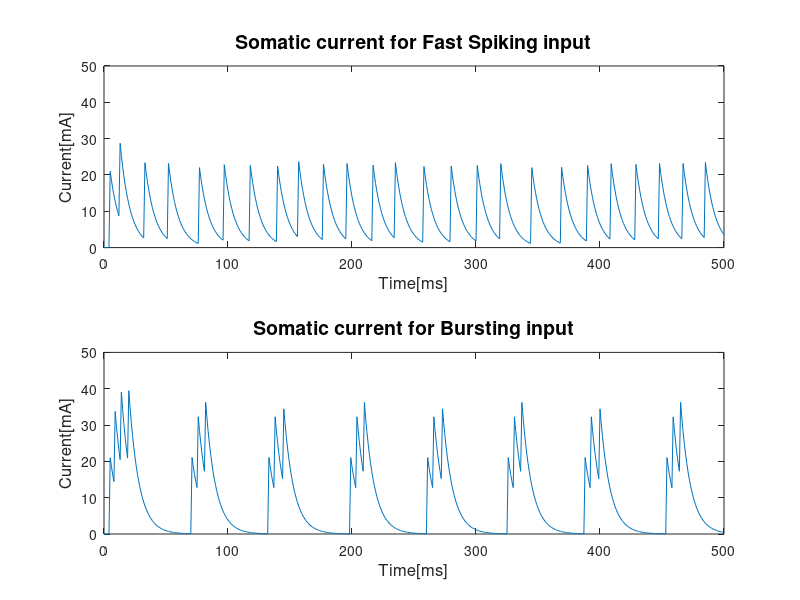
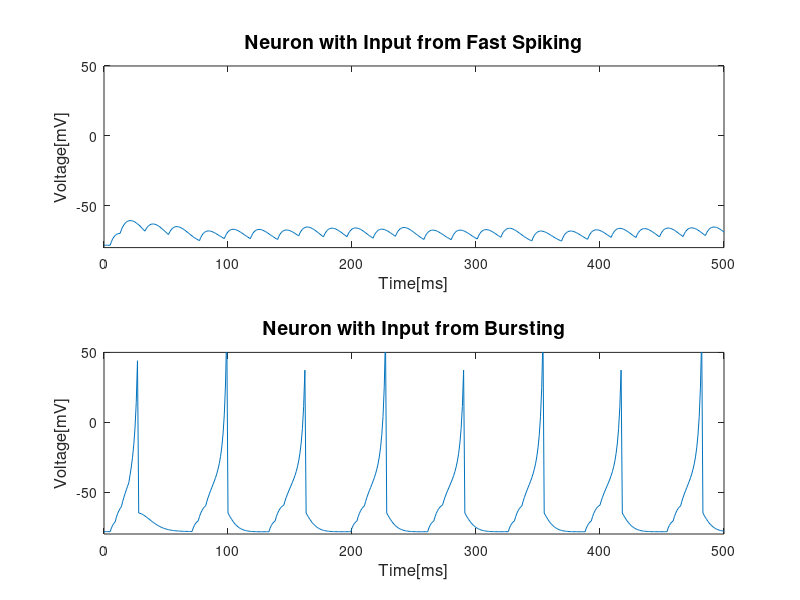
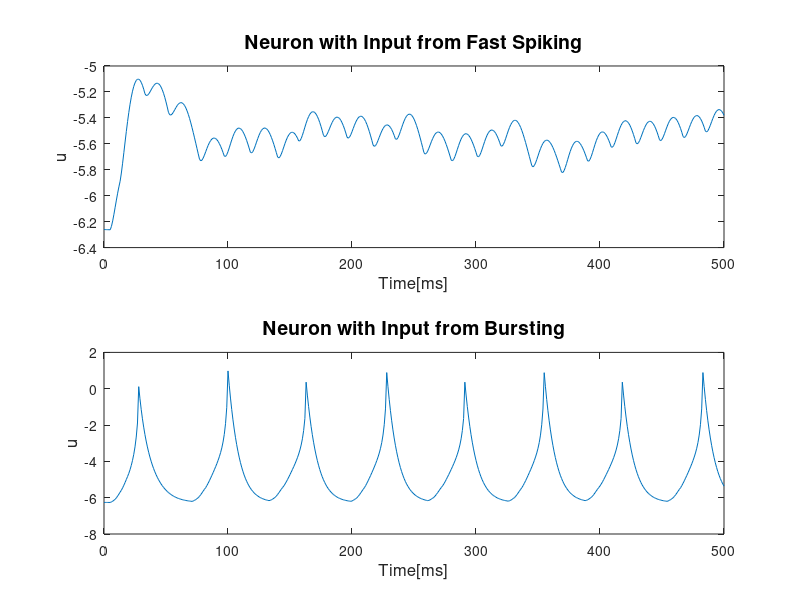

Source code (MATLAB) for these figures, in order:
%% Problem 1 - e)
clear; clc; clf;

dt=1;                                       % Time resolution [ms]
tau=1;                                      % Time constant
T=500;                                      % Time [ms]

%% Fast Spking Input Generation
V=-65*ones(length(-50:T/dt),1);             % Voltage [mV]
u=zeros(length(-50:T/dt),1);
I=zeros(length(-50:T/dt),1);                
I(51:end)=10*ones(length(I(51:end)),1);     % Current is 10mA starting from t=0ms
FS_Spk_time=zeros(length(0:T/dt),1);        % Array for Spike timing [ms]

FS=[0.04, 0.2, -65, 2];

tmp=FS; a=tmp(1); b=tmp(2); c=tmp(3); d=tmp(4);

u(1)=V(1)*b;

for it=1:T/dt+50;
    V(it+1)=(V(it)+(0.04*V(it)^2+5*V(it)+140-u(it)+I(it))*dt/tau).*(V(it)<=30)+c.*(V(it)>30);
    u(it+1)=u(it)+(a*(b*V(it+1)-u(it))*dt/tau).*(V(it)<=30)+d.*(V(it)>30);
    if it>=51                               % After first 50ms (for stabilizing the volatge
        FS_Spk_time(it-50)=(V(it)>30);      % Find spike timings
    end
end
FS_Spk_moment=find(FS_Spk_time==1);         % Moment where spike is generated [ms]

%% Bursting Input Generation
V=-65*ones(length(-50:T/dt),1);             % Voltage [mV]
u=zeros(length(-50:T/dt),1);
I=zeros(length(-50:T/dt),1);                
I(51:end)=10*ones(length(I(51:end)),1);     % Current is 10mA starting from t=0ms
Bur_Spk_time=zeros(length(0:T/dt),1);       % Array for Spike timing [ms]

Bur=[0.02, 0.2, -50, 2.5];

tmp=Bur; a=tmp(1); b=tmp(2); c=tmp(3); d=tmp(4);

u(1)=V(1)*b;

for it=1:T/dt+50;
    V(it+1)=(V(it)+(0.04*V(it)^2+5*V(it)+140-u(it)+I(it))*dt/tau).*(V(it)<=30)+c.*(V(it)>30);
    u(it+1)=u(it)+(a*(b*V(it+1)-u(it))*dt/tau).*(V(it)<=30)+d.*(V(it)>30);
    if it>=51                               % After first 50ms (for stabilizing the volatge
        Bur_Spk_time(it-50)=(V(it)>30);     % Find spike timings
    end
end
Bur_Spk_moment=find(Bur_Spk_time==1);       % Moment where spike is generated [ms]

%% Currrent Generation
tau=8; A=21;                                % Time constant and amplitude of the current
Dec_exp = @(delta_t) A.*exp(-delta_t/tau);  % Generate an exponential current
I_FS=zeros(length(0:T/dt),1);
I_Bur=zeros(length(0:T/dt),1);
for it=1:length(FS_Spk_moment)              % Make somatic current for fast spiking input
    moment=FS_Spk_moment(it);
    I_FS(moment:end)=I_FS(moment:end)+Dec_exp(0:(length(FS_Spk_time)-moment))';
end
for it=1:length(Bur_Spk_moment)             % Make somatic current for bursting input
    moment=Bur_Spk_moment(it);
    I_Bur(moment:end)=I_Bur(moment:end)+Dec_exp(0:(length(Bur_Spk_time)-moment))';
end
                                            % Plot Current
figure(1); subplot(2,1,1); plot(0:T/dt, I_FS);
xlabel('Time[ms]','FontSize',12); ylabel('Current[mA]','FontSize',12); ylim([0 50]);
title('Somatic current for Fast Spiking input','FontSize',14);
subplot(2,1,2); plot(0:T/dt, I_Bur);
xlabel('Time[ms]','FontSize',12); ylabel('Current[mA]','FontSize',12); ylim([0 50]);
title('Somatic current for Bursting input','FontSize',14);
%% Fast Spiking Response
V=-65*ones(length(-50:T/dt),1);             % Voltage [mV]
u=zeros(length(-50:T/dt),1);
I=zeros(length(-50:T/dt),1);                
I(51:end)=I_FS;                             % Current is 10mA starting from t=0ms

Neuron=[1, 0.08, -65, 2];

tmp=Neuron; a=tmp(1); b=tmp(2); c=tmp(3); d=tmp(4);

u(1)=V(1)*b;

for it=1:T/dt+50;
    V(it+1)=(V(it)+(0.04*V(it)^2+5*V(it)+140-u(it)+I(it))*dt/tau).*(V(it)<=30)+c.*(V(it)>30);
    u(it+1)=u(it)+(a*(b*V(it+1)-u(it))*dt/tau).*(V(it)<=30)+d.*(V(it)>30);
    if it>=51                               % After first 50ms (for stabilizing the volatge
        Bur_Spk_time(it-50)=(V(it)>30);     % Find spike timings
    end
end

V_FS=V(51:end);                             % Only obtain V(t) where t>0
u_FS=u(51:end);                             % Only obtain u(t) where t>0

%% Bursting
V=-65*ones(length(-50:T/dt),1);             % Voltage [mV]
u=zeros(length(-50:T/dt),1);
I=zeros(length(-50:T/dt),1);                
I(51:end)=I_Bur;                            % Current is 10mA starting from t=0ms

u(1)=V(1)*b;

for it=1:T/dt+50;
    V(it+1)=(V(it)+(0.04*V(it)^2+5*V(it)+140-u(it)+I(it))*dt/tau).*(V(it)<=30)+c.*(V(it)>30);
    u(it+1)=u(it)+(a*(b*V(it+1)-u(it))*dt/tau).*(V(it)<=30)+d.*(V(it)>30);
    if it>=51                               % After first 50ms (for stabilizing the volatge
        Bur_Spk_time(it-50)=(V(it)>30);     % Find spike timings
    end
end

V_Bur=V(51:end);                            % Only obtain V(t) where t>0
u_Bur=u(51:end);                            % Only obtain u(t) where t>0

%% Plot Result
                                            % Plot time-voltage graph for fast spiking and bursting case
figure(2); subplot(2,1,1); plot(0:T/dt,V_FS);
title('Neuron with Input from Fast Spiking','FontSize',14);
xlabel('Time[ms]','FontSize',12); ylabel('Voltage[mV]','FontSize',12);
ylim([-80 50]); set(gca, 'ytick', -50:50:50);
subplot(2,1,2); plot(0:T/dt,V_Bur);
title('Neuron with Input from Bursting','FontSize',14);
xlabel('Time[ms]','FontSize',12); ylabel('Voltage[mV]','FontSize',12);
ylim([-80 50]); set(gca, 'ytick', -50:50:50);
                                            % Plot time-u graph for fast spiking and bursting case
figure(3); subplot(2,1,1); plot(0:T/dt,u_FS);
title('Neuron with Input from Fast Spiking','FontSize',14);
xlabel('Time[ms]','FontSize',12); ylabel('u','FontSize',12);
subplot(2,1,2); plot(0:T/dt,u_Bur);
title('Neuron with Input from Bursting','FontSize',14);
xlabel('Time[ms]','FontSize',12); ylabel('u','FontSize',12);